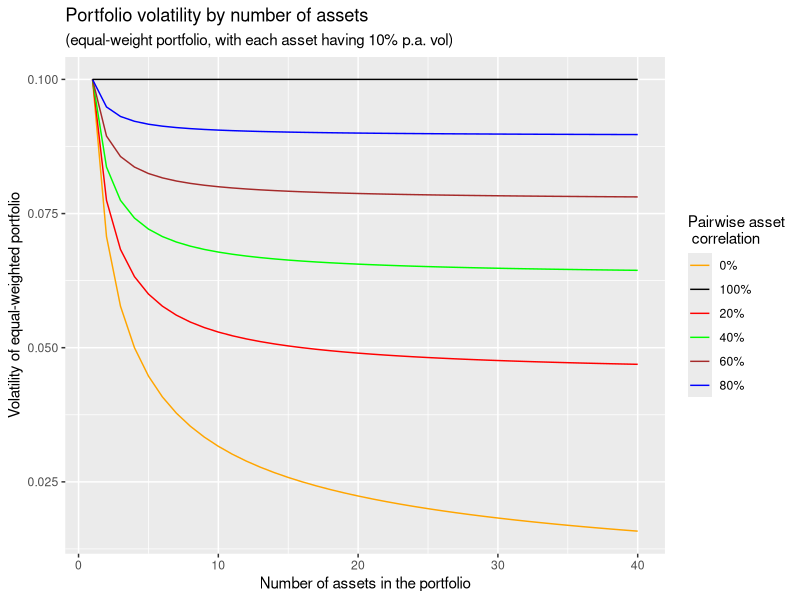

This chart was generated by the following R code:
### Using this R code instead of the Excel file at the following location
#   <<C:\Users\kunal.kunde\OneDrive - iifl wealth\KKK\R\Global_Diversification\Diversification benefit with increasing numAssets.xlsx>>
### As per the advice in a StackOverflow posting, at the following link:
#   https://stackoverflow.com/questions/63559509/r-evaluate-function-for-multiple-and-differently-changing-arguments
### Unfortunately, the outer(X,Y,function) call outlined in the thread at the URL below does not seem to work (when I attempt it)
#   https://stackoverflow.com/questions/33143282/elegantly-evaluating-a-function-of-two-variables-for-two-value-vectors-in-r

library(tidyverse)

num_assets_vector <- (1:40) # map does not seem to work when these values are passed in a data frame, hence using a vector
corr_vector <- 0.1*(0:9) # map does not seem to work when these values are passed in a data frame, hence using a vector  
secVols_vector <- 0.01*(9:18) # map does not seem to work when these values are passed in a data frame, hence using a vector

eq_wt_pf_vol <- function(nSecurities, pairwiseCorrelationOfSecurities=0.4,secVol=0.1)
{ 
  pf_variance <- 0
  for(i in 1:nSecurities)
  {
    for(j in 1:nSecurities) 
    { 
      if(i==j) {pf_variance <- pf_variance + (1/nSecurities)*(1/nSecurities)*secVol*secVol}
      if(i!=j) {pf_variance <- pf_variance + (1/nSecurities)*(1/nSecurities)*pairwiseCorrelationOfSecurities*secVol*secVol}
    }
  }
  sqrt(pf_variance) 
}

vols_000pctCorr <- num_assets_vector %>% map(~eq_wt_pf_vol(.x,0,0.1))
vols_020pctCorr <- num_assets_vector %>% map(~eq_wt_pf_vol(.x,0.2,0.1))
vols_040pctCorr <- num_assets_vector %>% map(~eq_wt_pf_vol(.x,0.4,0.1))
vols_060pctCorr <- num_assets_vector %>% map(~eq_wt_pf_vol(.x,0.6,0.1))
vols_080pctCorr <- num_assets_vector %>% map(~eq_wt_pf_vol(.x,0.8,0.1))
vols_100pctCorr <- num_assets_vector %>% map(~eq_wt_pf_vol(.x,1.0,0.1))
eqWtPfVolNosContainer <- as.data.frame(rbind(vols_000pctCorr, vols_020pctCorr, vols_040pctCorr, vols_060pctCorr, vols_080pctCorr, vols_100pctCorr))
colnames(eqWtPfVolNosContainer) <- paste0("nAssets_",1:40)
eqWtPfVolNos_df <- as.data.frame(do.call(rbind.data.frame, eqWtPfVolNosContainer))

ggplot(eqWtPfVolNos_df, aes(x=1:40))+geom_line(aes(y=vols_000pctCorr,colour="0%"))+geom_line(aes(y=vols_020pctCorr,colour="20%"))+geom_line(aes(y=vols_040pctCorr,colour="40%"))+geom_line(aes(y=vols_060pctCorr,colour="60%"))+geom_line(aes(y=vols_080pctCorr,colour="80%"))+geom_line(aes(y=vols_100pctCorr,colour="100%"))+scale_color_manual(name = "Pairwise asset\n correlation", values = c("0%" = "orange", "20%" = "red","40%" = "green", "60%" = "brown","80%" = "blue", "100%" = "black"))+labs(title="Portfolio volatility by number of assets", subtitle="(equal-weight portfolio, with each asset having 10% p.a. vol)", x="Number of assets in the portfolio", y="Volatility of equal-weighted portfolio")
